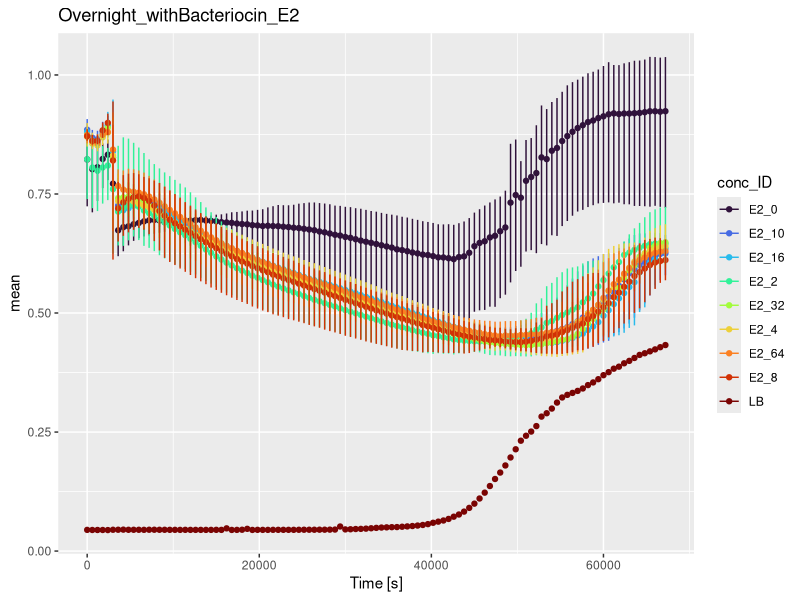
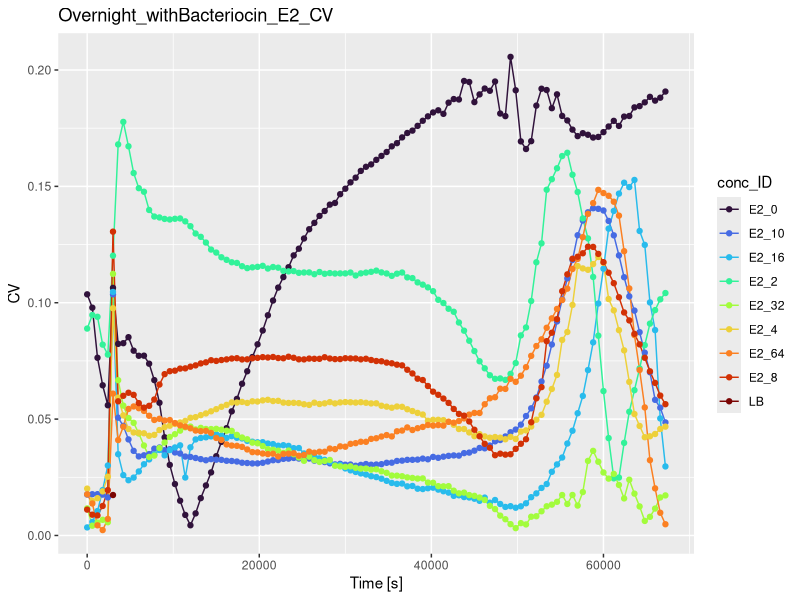
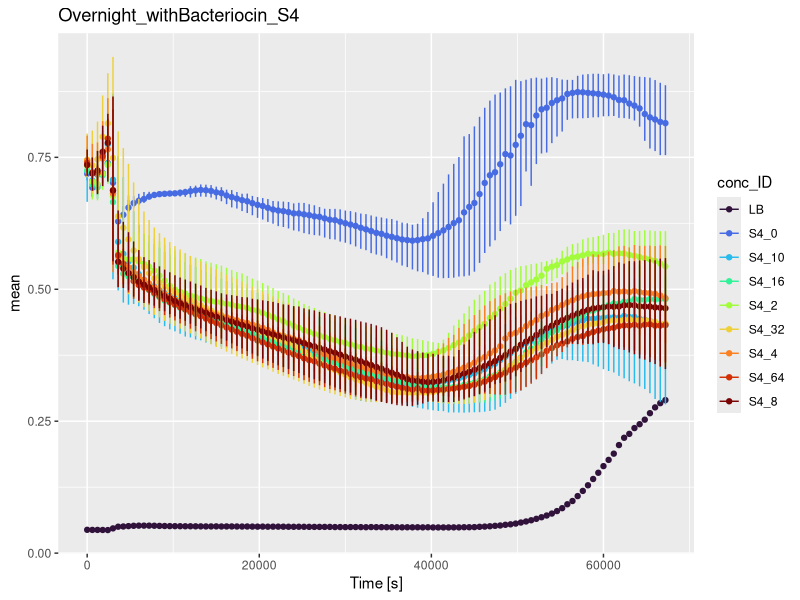
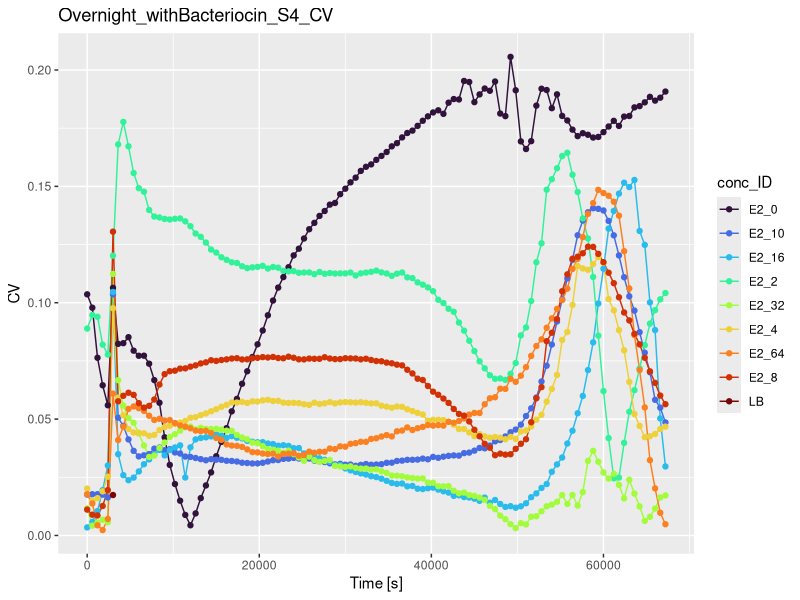

Source code (R) for these figures, in order:
## ---- chunk 1
#make sure you set the folder where your file is saved as the current working directory
#check whether the excel file names are the same and don't change the dataframe name
library(readxl)
library(tidyverse)
hr_growth <- read_excel("1hr_growth_10.9.26_cleaned.xlsx")

Overnight_withBacteriocin_E2_S4 <- read_excel("10.9_Overnight_withBacteriocin_E2+S4_cleaned.xlsx")
## ---- chunk 2
Overnight_withBacteriocin_E2_S4$"Cycle Nr." <- as.numeric(Overnight_withBacteriocin_E2_S4$"Cycle Nr.")

hr_growth$"Cycle Nr." <- as.numeric(hr_growth$"Cycle Nr.")
## ---- chunk 3
Overnight_withBacteriocin_E2_S4$"Cycle Nr." <- Overnight_withBacteriocin_E2_S4$"Cycle Nr." + 6
## ---- chunk 4
Overnight_withBacteriocin_E2_S4$"Time [s]" <- Overnight_withBacteriocin_E2_S4$"Time [s]" + 3000.072

## ---- chunk 5
combined_df <- bind_rows(hr_growth, Overnight_withBacteriocin_E2_S4)
## ---- chunk 6
#preserve both cycle nr. and time
pivoted_OD <- pivot_longer(combined_df, cols = -c(1,2), names_to = "well_ID", values_to = "OD")
## ---- chunk 7
df_clean <- na.omit(pivoted_OD)

#df_clean <- df_clean[-c(1, 2), ]

df_clean <- df_clean |> 
  filter(well_ID != "Temp. [°C]")
## ---- chunk 8
#remove useless dataframes if u want
rm(combined_df)
rm(pivoted_OD)
rm(Overnight_withBacteriocin_E2_S4)
rm(hr_growth)
## ---- chunk 9
df_clean<- df_clean |>
   mutate(key = case_when(
      str_detect(well_ID, "E2") ~ "E2",
    str_detect(well_ID,"S4") ~ "S4",
    TRUE ~ "LB"  # default for unmatched values
  ))
## ---- chunk 10
df_clean<- df_clean |>
  mutate(replicate = case_when(
    str_ends(well_ID, "1") ~"1",
    str_ends(well_ID, "2") ~"2",
    str_ends(well_ID, "3") ~"3",
    TRUE ~ NA  # default for unmatched values
  ))
df_clean<- df_clean |>
  mutate(bacteriocin_conc = case_when(
    str_starts(well_ID, "0") ~"0",
    str_starts(well_ID, "2") ~"2",
    str_starts(well_ID, "4") ~"4",
    str_starts(well_ID, "8") ~"8",
    str_starts(well_ID, "10") ~"10",
    str_starts(well_ID, "16") ~"16",
    str_starts(well_ID, "32") ~"32",
    str_starts(well_ID, "48") ~"48",
    str_starts(well_ID, "64") ~"64",
    str_starts(well_ID, "82") ~"82",
    str_starts(well_ID, "100") ~"100",
    TRUE ~ NA  # default for unmatched values
  ))
## ---- chunk 11
df_clean<- df_clean |>
  mutate(trial_ID = paste(key, replicate, sep = "_"),
         conc_ID = paste(key, bacteriocin_conc, sep = "_"))

df_clean[df_clean == "E2_NA"] <- "LB"
df_clean[df_clean == "S4_NA"] <- "LB"

## ---- chunk 12
df_summarise<-df_clean |>
  group_by(key, conc_ID, `Time [s]`) |>
  summarise(
    min=min(OD, na.rm = TRUE),
    max=max(OD, na.rm = TRUE),
    mean = mean(OD, na.rm = TRUE),
    sd = sd(OD, na.rm = TRUE),
    .groups = "drop") %>%
  mutate(CV = sd/mean)
## ---- chunk 13
#E2 plot
E2_curve<- df_summarise |>
  filter(key == "E2") |>
ggplot( 
       aes(x = `Time [s]`, y = mean, color = conc_ID)) +
  geom_point() +
  geom_errorbar(aes(ymin = min, ymax = max, color = conc_ID), 
                width = 0.2)+
   scale_color_viridis_d(option = "turbo") +
   labs(title = "Overnight_withBacteriocin_E2")

ggsave("E2_96well_261009.png", plot = E2_curve)

E2_curve_CV<- df_summarise |>
  filter(key == "E2") |>
ggplot( 
       aes(x = `Time [s]`, y = CV, color = conc_ID)) +
  geom_line() +
  geom_point() +
  scale_color_viridis_d(option = "turbo") +
  labs(title = "Overnight_withBacteriocin_E2_CV")

ggsave("E2_96well_CV_261009.png", plot = E2_curve_CV)

## ---- chunk 14
#S4 plot
S4_curve<- df_summarise |>
  filter(key == "S4") |>
ggplot( 
       aes(x = `Time [s]`, y = mean, color = conc_ID)) +
  geom_point() +
  geom_errorbar(aes(ymin = min, ymax = max, color = conc_ID), 
                width = 0.2)+
   scale_color_viridis_d(option = "turbo") +
   labs(title = "Overnight_withBacteriocin_S4")

ggsave("S4_96well_261009.png", plot = S4_curve)


S4_curve_CV<- df_summarise |>
  filter(key == "E2") |>
ggplot( 
       aes(x = `Time [s]`, y = CV, color = conc_ID)) +
  geom_line() +
  geom_point() +
  scale_color_viridis_d(option = "turbo") +
  labs(title = "Overnight_withBacteriocin_S4_CV")

ggsave("S4_96well_CV_261009.png", plot = S4_curve_CV)
